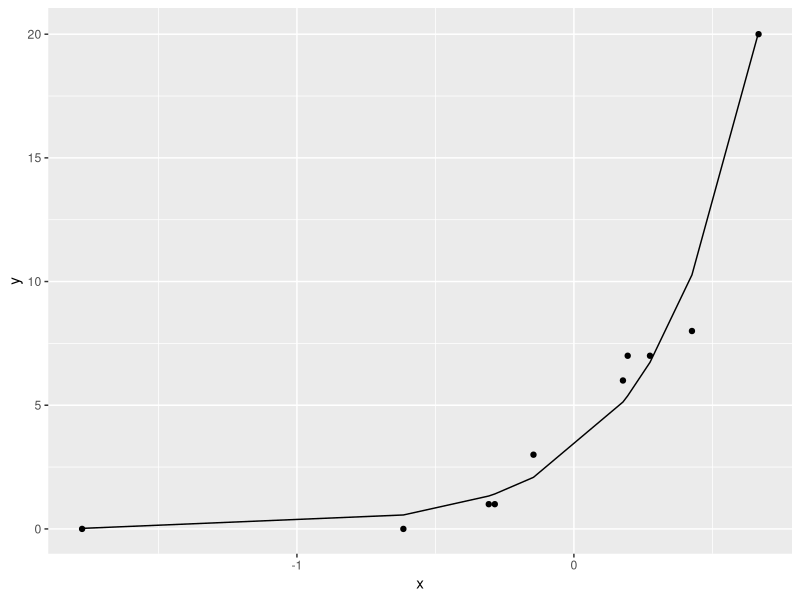

Generate this figure with R: (Note: this script raises an error after producing the figure.)
library(magrittr)
library(dplyr)
library(ggplot2)

num_data <- 10
X <- runif(n = num_data, min = 0, max = 2)
beta_1 <- 1
beta_2 <- 3

lambda <- exp(beta_1 + beta_2 * log(X))
Y <- rpois(n = length(lambda), lambda = lambda)

df <- data.frame(x = log(X), y = Y)
glm_result <- glm(y ~ x, data = df, family = "poisson")
df$glm <- glm_result$fitted.values

f <- ggplot(df, aes(x, y))
f + geom_point() + geom_line(aes(x, glm))
glm_result

#入力された値でpoison分布に従う乱数を発生させる
each_likelihood_function <- function(y, x, beta_1, beta_2) {
  dpois(x = y, lambda = exp(beta_1 + beta_2 * log(x)), log = TRUE)
}

#総和をとって指数をとる
likelihood_function <- function(Y, X, beta_1, beta_2) {
  each_likelihood_function(Y, X, beta_1, beta_2) %>% sum %>% exp
}

beta_1_candidates <- seq(from = 0.5, to = 1.5, by = 0.1)
beta_2_candidates <- seq(from = 2.5, to = 3.5, by = 0.1)
params_candidates <- merge(x = beta_1_candidates, y = beta_2_candidates, all = TRUE)
names(params_candidates) <- c("beta_1", "beta_2")

#ddply 操作繰り返し
likelihood_df <- ddply(params_candidates, .(beta_1, beta_2),#種類ごとに
                       function(params) {
                         data.frame(likelihood <- likelihood_function(Y, X, params$beta_1, params$beta_2))
                         }
                       )

filled.contour(
  beta_1_candidates,
  beta_2_candidates,
  likelihood_df$likelihood %>% matrix(nrow = length(beta_1_candidates)),
  key.title = title(main = "likelihood"),
  xlab = "beta_1", ylab = "beta_2"
)

